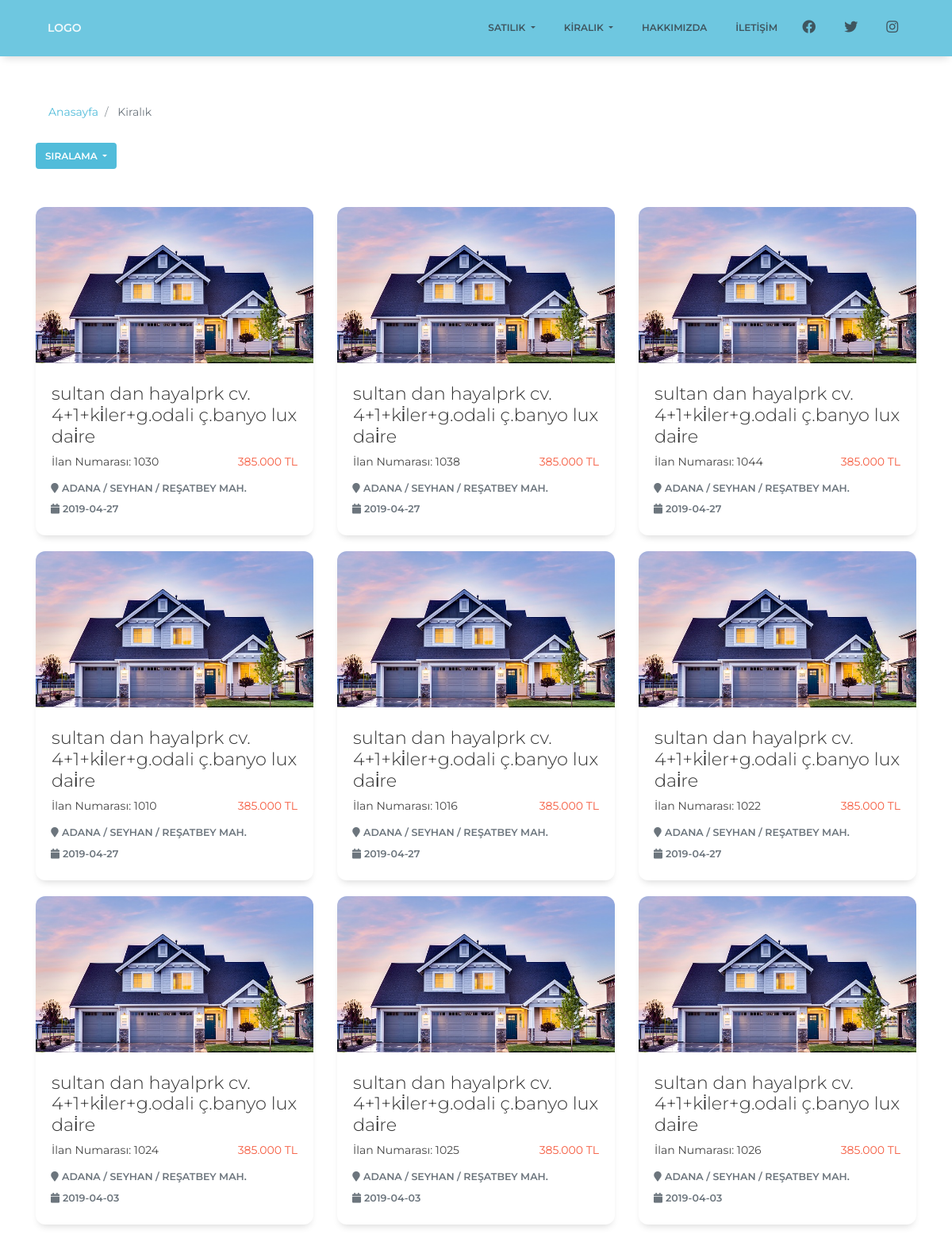
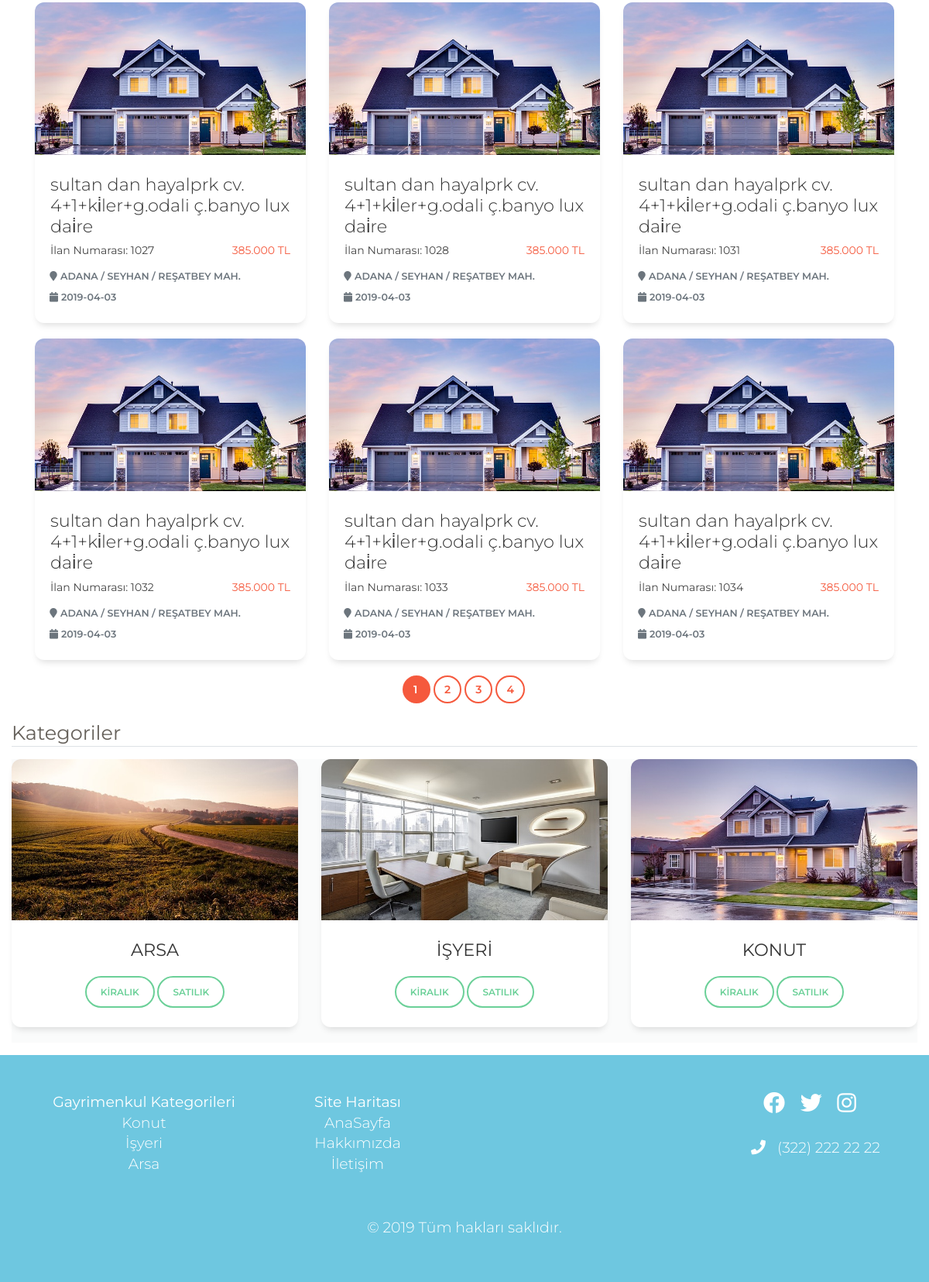
Screenshot of /arama.php?sirala=tarih with the database file from the repository (2 pictures, top to bottom).
### tables this page shows
CREATE TABLE `tbl_ilan` (
  `ilan_numarasi` int(11) NOT NULL,
  `ilan_Adi` varchar(120) NOT NULL,
  `ilan_Aciklama` text NOT NULL,
  `ilan_Harita` varchar(500) NOT NULL,
  `ilan_YayinTarihi` date NOT NULL,
  `ilan_Metrekare` char(5) NOT NULL,
  `ilan_OdaSayisi` char(5) NOT NULL,
  `ilan_BulunduguKat` varchar(30) NOT NULL,
  `ilan_KatSayisi` varchar(30) NOT NULL,
  `ilan_BinaYasi` char(2) NOT NULL,
  `ilan_Isitma` varchar(55) NOT NULL,
  `ilan_KullanimDurumu` varchar(15) NOT NULL,
  `ilan_Esyali` varchar(15) NOT NULL,
  `ilan_TapuDurumu` varchar(35) NOT NULL,
  `ilan_KrediUygunluk` varchar(15) NOT NULL,
  `ilan_SiteIcerisinde` varchar(15) NOT NULL,
  `ilan_Aidat` int(11) NOT NULL,
  `ilan_Cephe` varchar(10) NOT NULL,
  `ilan_Fiyat` decimal(10,0) NOT NULL,
  `ilan_OneCikan` varchar(10) NOT NULL DEFAULT 'Hayir',
  `ilan_resim1` varchar(150) NOT NULL,
  `ilan_resim2` varchar(150) DEFAULT NULL,
  `ilan_resim3` varchar(150) DEFAULT NULL,
  `ilan_resim4` varchar(150) DEFAULT NULL,
  `ilan_resim5` varchar(150) DEFAULT NULL,
  `ilan_resim6` varchar(150) DEFAULT NULL,
  `ilan_resim7` varchar(150) DEFAULT NULL,
  `ilan_resim8` varchar(150) DEFAULT NULL,
  `ilan_resim9` varchar(150) DEFAULT NULL,
  `ilan_resim10` varchar(150) DEFAULT NULL,
  `ilan_Kategori` varchar(100) NOT NULL,
  `ilan_Durum` varchar(100) NOT NULL,
  `ilan_Konum` varchar(300) NOT NULL
);

CREATE TABLE `tbl_sistem` (
  `id` int(11) NOT NULL,
  `telefon1` varchar(80) DEFAULT NULL,
  `telefon2` varchar(80) DEFAULT NULL,
  `Adres` varchar(180) DEFAULT NULL,
  `Mail` varchar(80) DEFAULT NULL,
  `sosyal_Facebook` varchar(250) DEFAULT NULL,
  `sosyal_Twitter` varchar(250) DEFAULT NULL,
  `sosyal_Instagram` varchar(250) DEFAULT NULL,
  `map` text DEFAULT NULL
);

### assets/config.php (called while the page is built, shortened)
<?php
 if
 (!defined("include"))
 {
      echo '<meta http-equiv="refresh" content="0;URL=../index.php">';
       exit();
     }
     else
     {
          try {
               $db = new PDO("mysql:host=localhost;dbname=oguzemlak;charset=utf8", "root", "123456789");
          } catch ( PDOException $e ){
               print $e->getMessage();
          }
          $query = $db->query("SELECT * FROM tbl_sistem")->fetch(PDO::FETCH_ASSOC);
     }
?>

### assets/function.php (called while the page is built)
<?php
 function seo($str){
	$preg = array('Ç', 'Ş', 'Ğ', 'Ü', 'İ', 'Ö', 'ç', 'ş', 'ğ', 'ü', 'ö', 'ı', '+', '#', '.');
	$match = array('c', 's', 'g', 'u', 'i', 'o', 'c', 's', 'g', 'u', 'o', 'i', 'plus', 'sharp', '');
	$perma = strtolower(str_replace($preg, $match, $str));
	$perma = preg_replace("@[^A-Za-z0-9\-_\.\+]@i", ' ', $perma);
	$perma = trim(preg_replace('/\s+/', ' ', $perma));
	$perma = str_replace(' ', '-', $perma);
	return $perma;
}
 ?>

### arama.php (the view, shortened to what this page needs)
<?php
include("assets/config.php");
include("assets/function.php");
?>
<!doctype html>
<html lang="tr">
<head>
  <link href="assets/css/bootstrap.min.css" rel="stylesheet" />
  <link href="assets/css/paper-kit.css" rel="stylesheet" />
  <link rel="stylesheet" href="https://use.fontawesome.com/releases/v5.8.1/css/all.css">
</head>
<body>
  <nav class="navbar navbar-expand-lg bg-info">
    <div class="container ">
      <a class="navbar-brand" href="anasayfa">LOGO</a>
      <div class="collapse navbar-collapse" id="navbarMobil">
        <ul class="navbar-nav ml-auto">
          <li class="nav-item dropdown">
            <a class="nav-link dropdown-toggle text-dark" href="#" id="satilikdropDown" data-toggle="dropdown" aria-haspopup="true" aria-expanded="false">
              Satılık
            </a>
          </li>
          <li class="nav-item dropdown">
            <a class="nav-link dropdown-toggle text-dark" href="#" id="kiralikdropDown" data-toggle="dropdown" aria-haspopup="true" aria-expanded="false">
              Kiralık
            </a>
          </li>
          <li class="nav-item">
            <a class="nav-link text-dark" href="hakkimizda">Hakkımızda</a>
          </li>
          <li class="nav-item">
            <a class="nav-link text-dark" href="iletisim">İletişim</a>
          </li>
          <li class="nav-item">
            <a class="nav-link text-dark" target="_blank" href="//<?php echo $query['sosyal_Facebook']; ?>"><i class="fab fa-facebook" aria-hidden="true"></i></a>
          </li>
          <li class="nav-item">
            <a class="nav-link text-dark" target="_blank" href="//<?php echo $query['sosyal_Twitter']; ?>"><i class="fab fa-twitter" aria-hidden="true"></i></a>
          </li>
          <li class="nav-item">
            <a class="nav-link text-dark" target="_blank" href="//<?php echo $query['sosyal_Instagram']; ?>"><i class="fab fa-instagram" aria-hidden="true"></i></a>
          </li>
        </ul>
      </div>
    </div>
  </nav>
  <div class="container mt-5 ">
    <nav id="hrt" aria-label="breadcrumb " role="navigation">
      <ol class="breadcrumb">
        <li class="breadcrumb-item"><a href="anasayfa"> <strong>Anasayfa </strong></a></li>
        <li class="breadcrumb-item active" aria-current="page"><strong>
            <?php if ($_SESSION['durum'] == 'satilik')
              echo 'Satılık';
            else {
                echo 'Kiralık';
              } ?>
          </strong></li>
      </ol>
    </nav>
    <div class="row mb-5 ">
      <div class="col-md-2 dropdown  ">
        <button class="btn btn-sm btn-info rounded dropdown-toggle " type="button" id="dropdownMenuButton" data-toggle="dropdown" aria-haspopup="true" aria-expanded="false">
          Sıralama
        </button>
      </div>
    </div>
    <div class="row">
      <div class="col-lg-12">
        <div class="row">
          <?php
          $listelenen = 15;
          $sayi = $db->query("SELECT * FROM tbl_ilan ")->rowCount();
          $toplamsayfa     = ceil($sayi / $listelenen);
          $sayfa = isset($_GET['sayfa']) ? (int)$_GET['sayfa'] : 1;
          $limit = ($sayfa - 1) * $listelenen;
          $kategori = $_SESSION['kategori'];
          $durum = $_SESSION['durum'];
          $ilanad = $_SESSION['ilanad'];
          if ($_GET['sirala'] == "tarih") {
              foreach ($db->query("select * from tbl_ilan where ilan_numarasi like '%$ilanad%' or ilan_Konum like '%$ilanad%'  and ilan_Kategori='$kategori' and ilan_Durum='$durum' order by ilan_YayinTarihi desc LIMIT $limit,$listelenen") as $gelen) {
                $seourl = seo($gelen['ilan_Adi']);
                ?>
              <div class="col-md-4 d-flex">
        <div class="card  flex-fill">
        <a href="<?php echo $seourl . '-' . $gelen['ilan_numarasi']; ?>">
          <div class="embed-responsive embed-responsive-16by9 ">
            <img alt="Card image cap" class="card-img-top embed-responsive-item" src="assets/img/sample.jpg" />
          </div>
          <div class="card-body">
            <h4 class="card-title"><?php echo mb_strtolower($gelen['ilan_Adi'], 'utf8'); ?></h4>
            <div class="yayin-bilgi mt-2">
              <span class="float-left"><strong>İlan Numarası: <?php echo $gelen['ilan_numarasi']; ?></strong></span>
              <span class="float-right text-muted text-danger"><strong><?php
                                                                        echo number_format(
                                                                          $gelen['ilan_Fiyat'],
                                                                          0,
                                                                          ',',
                                                                          '.'
                                                                        );
                                                                        ?> TL</strong></span>
            </div>
          </div>
          <div class="card-footer ">
            <div class="row">
              <span class="col-12 h6 text-muted text-left"><em class="fa fa-map-marker"></em><?php echo $gelen['ilan_Konum']; ?></span>
            </div>
            <div class="row ">
              <span class="col-12 h6 text-muted text-left"><i class="fas fa-calendar ml-1 mr-1"> </i><?php echo $gelen['ilan_YayinTarihi']; ?></span>
            </div>
          </div>
        </a>
        </div>
    </div><?php
                }
              }
            ?>
        </div>
      </div>
    </div>
    <nav aria-label="sayfalama">
      <ul class="pagination justify-content-center">
        <?php
        for ($s = 1; $s <= $toplamsayfa; $s++) {
          if ($sayfa == $s) {
            echo '<li class="page-item active"><a class="page-link"href="?sirala=' . $_GET['sirala'] . '&sayfa=' . $s . '">' . $s . '</a></li>';
          } else {
            echo '<li class="page-item"><a class="page-link"href="?sirala=' . $_GET['sirala'] . '&sayfa=' . $s . '">' . $s . '</a></li> ';
          }
        }
        ?>
      </ul>
    </nav>
  </div>
  <div class="container-fluid">
    <div class="border-bottom mb-3">
      <p class="h3"><strong>Kategoriler</strong></p>
    </div>
    <div style="background-color: rgba(233, 234, 234, 0.22);">
      <div class="row">
        <div class="col-md-4 ">
          <div class="card">
            <div class="embed-responsive embed-responsive-16by9">
              <img alt="Card image cap" class="card-img-top embed-responsive-item" src="assets/img/arsa.jpg" />
            </div>
            <div class="card-body">
              <h4 class="card-title text-center"><strong>ARSA</strong></h4>
              <p class="card-text">
                <div class="yayin-bilgi text-center">
                  <a class="btn btn-outline-success btn-round" href="kiralik-arsa">Kiralık</a>
                  <a class="btn btn-outline-success btn-round" href="satilik-arsa">Satılık</a>
                </div>
              </p>
            </div>
          </div>
        </div>
        <div class="col-md-4 ">
          <div class="card">
            <div class="embed-responsive embed-responsive-16by9">
              <img alt="Card image cap" class="card-img-top embed-responsive-item" src="assets/img/ofis.jpg" />
            </div>
            <div class="card-body">
              <h4 class="card-title text-center"><strong>İŞYERİ</strong></h4>
              <p class="card-text">
                <div class="yayin-bilgi text-center">
                  <a class="btn btn-outline-success btn-round" href="kiralik-isyeri">Kiralık</a>
                  <a class="btn btn-outline-success btn-round" href="satilik-isyeri">Satılık</a>
                </div>
              </p>
            </div>
          </div>
        </div>
        <div class="col-md-4 ">
          <div class="card">
            <div class="embed-responsive embed-responsive-16by9">
              <img alt="Card image cap" class="card-img-top embed-responsive-item" src="assets/img/konut.jpg" />
            </div>
            <div class="card-body">
              <h4 class="card-title text-center"><strong>KONUT</strong></h4>
              <p class="card-text">
                <div class="yayin-bilgi text-center">
                  <a class="btn btn-outline-success btn-round" href="kiralik-konut">Kiralık</a>
                  <a class="btn btn-outline-success btn-round" href="satilik-konut">Satılık</a>
                </div>
              </p>
            </div>
          </div>
        </div>
      </div>
    </div>
  </div>
  <div class="container-fluid fixed-row-bottom mt-3">
    <div class="row p-5 bg-info">
      <div class="col-md-12 ">
        <div class="row">
          <div class="col-md-6">
            <div class="row">
              <div class="col-md-6">
                <ul class="list-unstyled h5">
                  <div class="text-center">
                    <strong class="text-white ">Gayrimenkul Kategorileri</strong>
                    <li><a class="text-white" href="kiralik-konut">Konut</a></li>
                    <li><a class="text-white" href="kiralik-isyeri">İşyeri</a></li>
                    <li><a class="text-white" href="kiralik-arsa">Arsa</a></li>
                  </div>
                </ul>
              </div>
              <div class="col-md-6">
                <ul class="list-unstyled h5">
                  <div class="text-center">
                    <strong class="text-white ">Site Haritası</strong>
                    <li><a class="text-white" href="anasayfa">AnaSayfa</a></li>
                    <li><a class="text-white" href="hakkimizda">Hakkımızda</a></li>
                    <li><a class="text-white" href="iletisim">İletişim</a></li>
                  </div>
                </ul>
              </div>
            </div>
          </div>
          <div class="col-md-6">
          <div class="float-right">
<a target="_blank" href="//<?php echo $query['sosyal_Facebook']; ?>"><em class="fab fa-facebook fa-2x text-white ml-3"></em></a>
<a target="_blank" href="//<?php echo $query['sosyal_Twitter']; ?>"><em class="fab fa-twitter fa-2x text-white ml-3" aria-hidden="true"></em></a>
<a target="_blank" href="//<?php echo $query['sosyal_Instagram']; ?>"><em class="fab fa-instagram fa-2x text-white ml-3" aria-hidden="true"></em></a>
<p class="text-white h5 mt-4"><em class="fa fa-phone mr-3 mt-2"></em><?php echo $query['telefon1']; ?></p>
</div>
          </div>
        </div>
        <p class="text-center text-white h5 mt-5">&copy; 2019 Tüm hakları saklıdır.</p>
      </div>
    </div>
  </div>
</body>
</html>

### arama.php (style rules this page uses)
.breadcrumb { background-color: #ffffff !important; }
.embed-responsive .card-img-top { object-fit: cover; }

### rows the page displays
tbl_ilan: ilan_Adi "sultan dan hayalprk cv. 4+1+ki̇ler+g.odali ç.banyo lux dai̇re", ilan_numarasi "1030", ilan_Fiyat "385.000", ilan_Konum "ADANA / SEYHAN / REŞATBEY MAH.", ilan_YayinTarihi "2019-04-27"
tbl_ilan: ilan_Adi "sultan dan hayalprk cv. 4+1+ki̇ler+g.odali ç.banyo lux dai̇re", ilan_numarasi "1038", ilan_Fiyat "385.000", ilan_Konum "ADANA / SEYHAN / REŞATBEY MAH.", ilan_YayinTarihi "2019-04-27"
tbl_ilan: ilan_Adi "sultan dan hayalprk cv. 4+1+ki̇ler+g.odali ç.banyo lux dai̇re", ilan_numarasi "1044", ilan_Fiyat "385.000", ilan_Konum "ADANA / SEYHAN / REŞATBEY MAH.", ilan_YayinTarihi "2019-04-27"
tbl_ilan: ilan_Adi "sultan dan hayalprk cv. 4+1+ki̇ler+g.odali ç.banyo lux dai̇re", ilan_numarasi "1010", ilan_Fiyat "385.000", ilan_Konum "ADANA / SEYHAN / REŞATBEY MAH.", ilan_YayinTarihi "2019-04-27"
tbl_ilan: ilan_Adi "sultan dan hayalprk cv. 4+1+ki̇ler+g.odali ç.banyo lux dai̇re", ilan_numarasi "1016", ilan_Fiyat "385.000", ilan_Konum "ADANA / SEYHAN / REŞATBEY MAH.", ilan_YayinTarihi "2019-04-27"
tbl_ilan: ilan_Adi "sultan dan hayalprk cv. 4+1+ki̇ler+g.odali ç.banyo lux dai̇re", ilan_numarasi "1022", ilan_Fiyat "385.000", ilan_Konum "ADANA / SEYHAN / REŞATBEY MAH.", ilan_YayinTarihi "2019-04-27"
tbl_ilan: ilan_Adi "sultan dan hayalprk cv. 4+1+ki̇ler+g.odali ç.banyo lux dai̇re", ilan_numarasi "1024", ilan_Fiyat "385.000", ilan_Konum "ADANA / SEYHAN / REŞATBEY MAH.", ilan_YayinTarihi "2019-04-03"
tbl_ilan: ilan_Adi "sultan dan hayalprk cv. 4+1+ki̇ler+g.odali ç.banyo lux dai̇re", ilan_numarasi "1025", ilan_Fiyat "385.000", ilan_Konum "ADANA / SEYHAN / REŞATBEY MAH.", ilan_YayinTarihi "2019-04-03"
tbl_ilan: ilan_Adi "sultan dan hayalprk cv. 4+1+ki̇ler+g.odali ç.banyo lux dai̇re", ilan_numarasi "1026", ilan_Fiyat "385.000", ilan_Konum "ADANA / SEYHAN / REŞATBEY MAH.", ilan_YayinTarihi "2019-04-03"
tbl_ilan: ilan_Adi "sultan dan hayalprk cv. 4+1+ki̇ler+g.odali ç.banyo lux dai̇re", ilan_numarasi "1027", ilan_Fiyat "385.000", ilan_Konum "ADANA / SEYHAN / REŞATBEY MAH.", ilan_YayinTarihi "2019-04-03"
tbl_ilan: ilan_Adi "sultan dan hayalprk cv. 4+1+ki̇ler+g.odali ç.banyo lux dai̇re", ilan_numarasi "1028", ilan_Fiyat "385.000", ilan_Konum "ADANA / SEYHAN / REŞATBEY MAH.", ilan_YayinTarihi "2019-04-03"
tbl_ilan: ilan_Adi "sultan dan hayalprk cv. 4+1+ki̇ler+g.odali ç.banyo lux dai̇re", ilan_numarasi "1031", ilan_Fiyat "385.000", ilan_Konum "ADANA / SEYHAN / REŞATBEY MAH.", ilan_YayinTarihi "2019-04-03"
tbl_ilan: ilan_Adi "sultan dan hayalprk cv. 4+1+ki̇ler+g.odali ç.banyo lux dai̇re", ilan_numarasi "1032", ilan_Fiyat "385.000", ilan_Konum "ADANA / SEYHAN / REŞATBEY MAH.", ilan_YayinTarihi "2019-04-03"
tbl_ilan: ilan_Adi "sultan dan hayalprk cv. 4+1+ki̇ler+g.odali ç.banyo lux dai̇re", ilan_numarasi "1033", ilan_Fiyat "385.000", ilan_Konum "ADANA / SEYHAN / REŞATBEY MAH.", ilan_YayinTarihi "2019-04-03"
tbl_ilan: ilan_Adi "sultan dan hayalprk cv. 4+1+ki̇ler+g.odali ç.banyo lux dai̇re", ilan_numarasi "1034", ilan_Fiyat "385.000", ilan_Konum "ADANA / SEYHAN / REŞATBEY MAH.", ilan_YayinTarihi "2019-04-03"
tbl_sistem: telefon1 "(322) 222 22 22"
